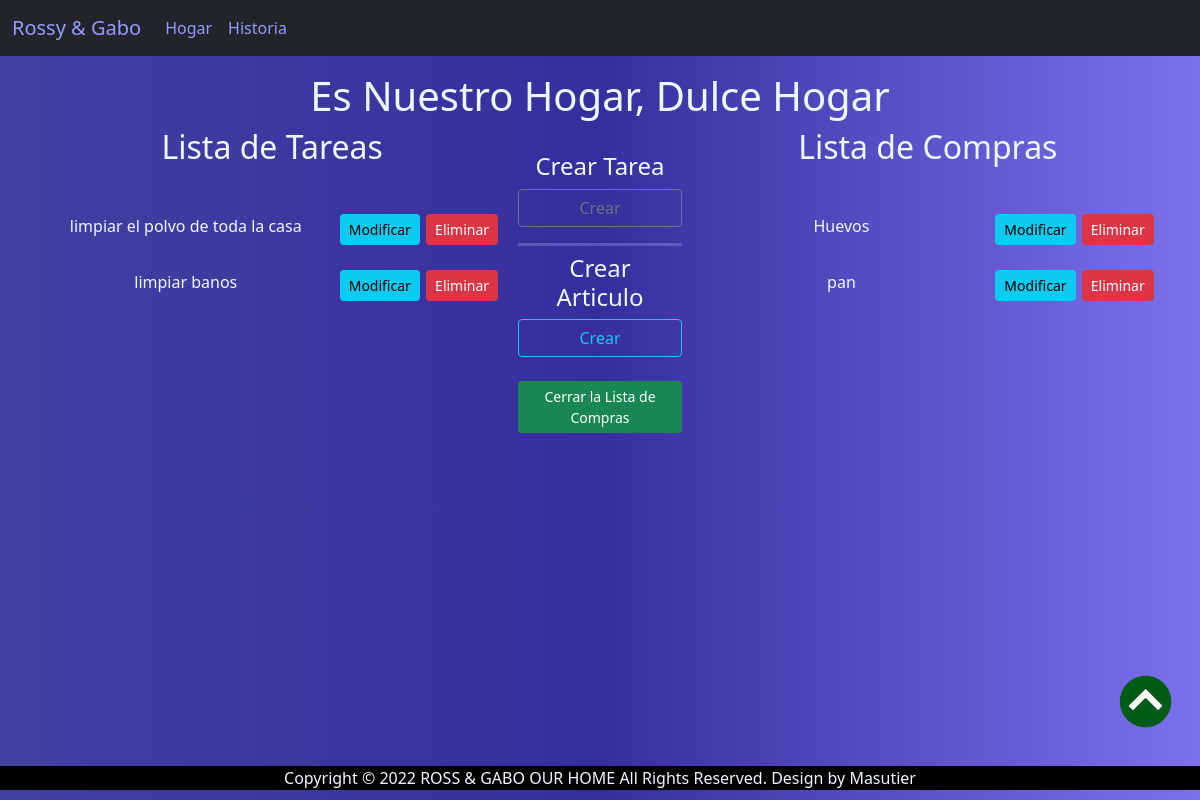
Before: / with the older database file.
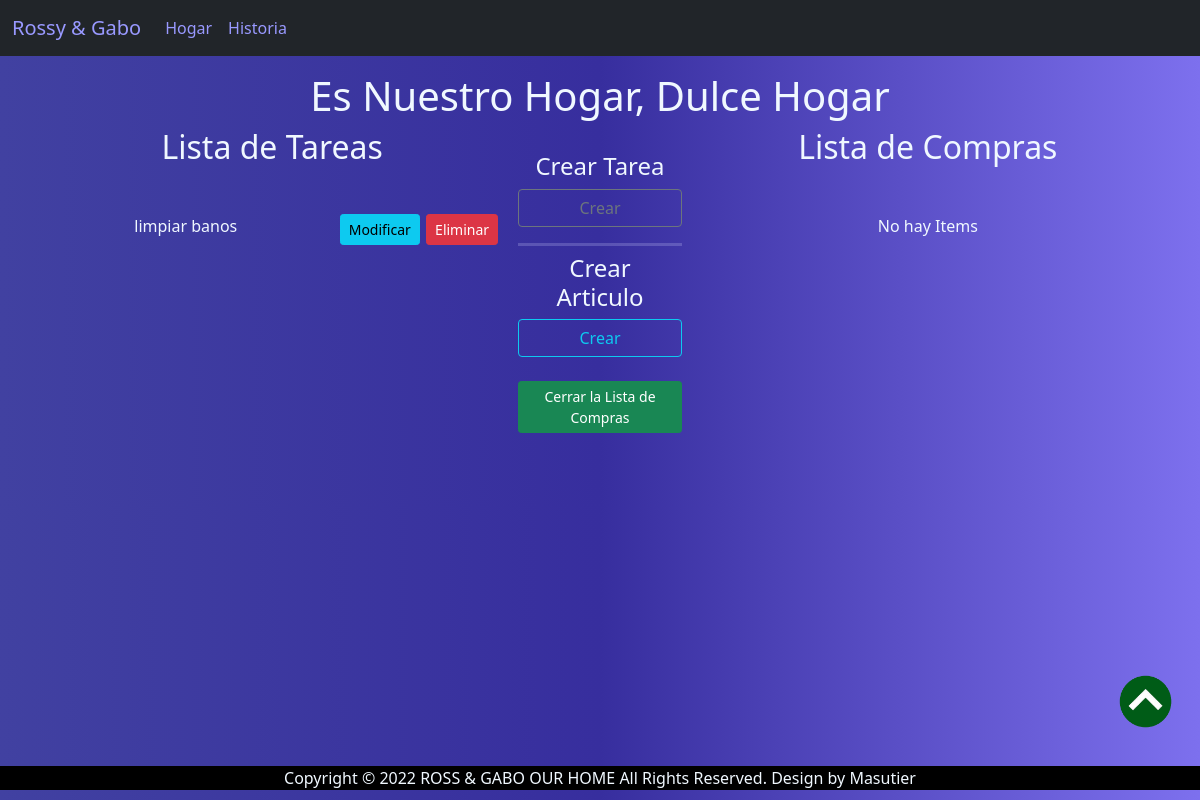
After: the same page with the newer database file.
### compras/models.py (models this page shows, shortened)
class ToDo(models.Model):
    toDo = models.CharField(max_length=150, blank=False, null=False)
    dateStart = models.DateField(auto_now_add=True, auto_now=False)
    dateEnd = models.DateField(auto_now_add=False, auto_now=False, blank=True, null=True)

class Buy(models.Model):
    toBuy = models.CharField(max_length=150, blank=False, null=False)
    dateStart = models.DateField(auto_now_add=True, auto_now=False)
    status = models.BooleanField(default=False)
    dateEnd = models.DateField(auto_now_add=False, auto_now=False, blank=True, null=True)

### compras/views.py (the view)
# urls.py: path('', homePage, name="homePage"),
def homePage(request):
    objBuyAll = Buy.objects.all()
    objBuy = Buy.objects.filter(status='True')
    history = Buy.objects.filter(status='False')
    objToDo = ToDo.objects.all()
    context = {"title": "My Home", 'objBuy':objBuy, 'objToDo': objToDo, 'history': history}
    return render(request, "compras/homePage.html", context)

### compras/templates/compras/homePage.html
{% extends 'compras/layout.html' %}
{% load static %}
{% block content %}
<div class="col-12 mx-auto mt-3">
    <h1 class="c">Es Nuestro Hogar, Dulce Hogar</h1>
</div>
<div class="col-12 mx-auto mb-5">
    <div class="col-11 mx-auto">
        <div class="row">
            <div class="col-5 mx-auto c ">
                <h2 class="mb-5">Lista de Tareas</h2>
                {% if objToDo %}
                    {% for item in objToDo %}
                        <div class="col-12 mx-auto row mb-3 ">
                            <div class="container col-7 ">
                                <p>{{ item.toDo }}</p>
                            </div>
                            <div class="container col-2">
                                <a href="{% url 'updateToDo' item.id %}" class="btn btn-info btn-sm">Modificar</a>
                            </div>
                            <div class="container col-2">
                                <a href="{% url 'deleteToDo' item.id %}" class="btn btn-danger btn-sm">Eliminar</a>
                            </div>
                        </div>
                    {% endfor %}
                {% else %}
                    <p>No hay Items</p>
                {% endif %}
            </div>
            <div class="col-2 mx-auto c p-4">
                <div class="row">
                    <h4>Crear Tarea</h4>
                    <a type="button" class="btn btn-outline-secondary"href="{% url 'createToDo'%}">Crear</a>
                    <hr class="hr mt-3 mb-2">
                    <h4>Crear Articulo</h4>
                    <a type="button" class="btn btn-outline-info" href="{% url 'createBuy'%}">Crear</a>
                    <a class="btn btn-success btn-sm mt-4" href="{% url 'closeBuy'%}">Cerrar la Lista de Compras</a>
                </div>
            </div>
            <div class="col-5 mx-auto c">
                <h2 class="mb-5">Lista de Compras</h2>
                {% if objBuy %}
                    {% for item in objBuy %}
                        <div class="col-12 mx-auto row mb-3 ">
                            <div class="container col-7">
                                <p>{{ item.toBuy }}</p>
                            </div>
                            <div class="container col-2">
                                <td><a href="{% url 'updateBuy' item.id %}" class="btn btn-info btn-sm">Modificar</a></td>
                            </div>
                            <div class="container col-2">
                                <td><a href="{% url 'deleteBuy' item.id %}" class="btn btn-danger btn-sm">Eliminar</a></td>
                            </div>
                        </div>
                    {% endfor %}
                {% else %}
                    <p>No hay Items</p>
                {% endif %}
            </div>
        </div>
    </div>
</div>
{% endblock content %}

Changed rows visible on the page:
removed ToDo: toDo "limpiar el polvo de toda la casa"
removed Buy: toBuy "Huevos"
no longer on this page (row edited): Buy: toBuy "pan"
Other visible differences:
text now shown: "No hay Items"
